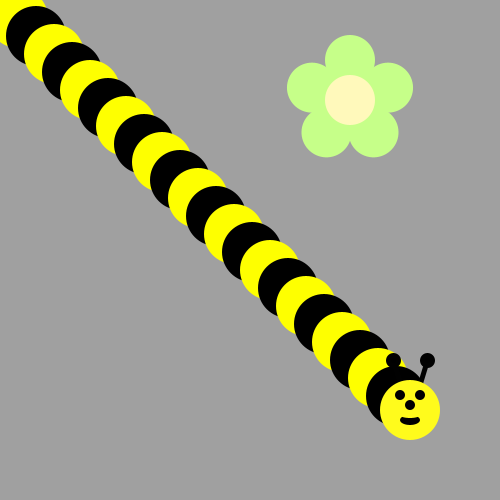
Frame 1 (no input)
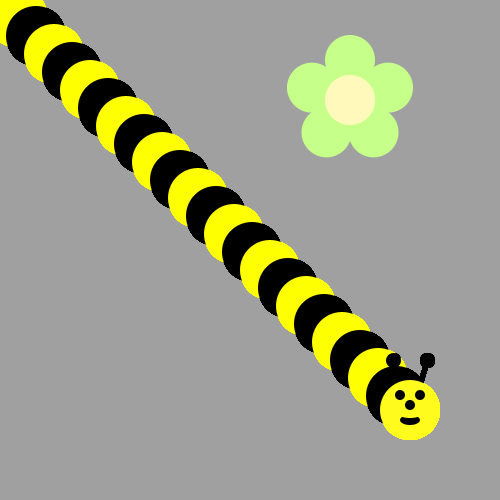
Frame 60 (the mouse pressed at the canvas centre just before this capture)
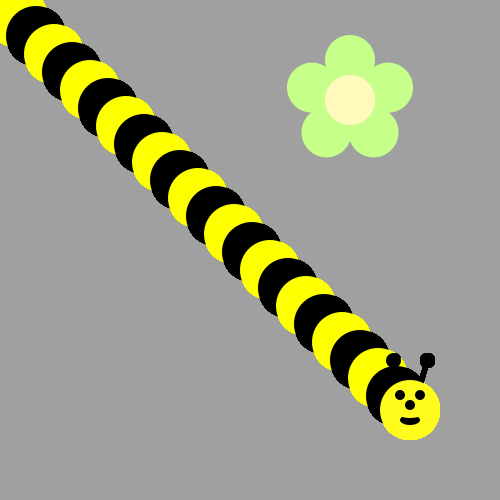
Frame 120 (the mouse held since frame 60 and released just before this capture)

The Processing sketch that drew these frames (run headless with seeded random() and noise(); from frame 60 on, the mouse is pressed at the canvas centre):

// Processing sketch: bumble_bee
// ── bumble_bee.pde

void setup() {
     ellipseMode(CENTER);
     size(500, 500);
     background(160, 160, 160);
     drawFlower(350, 100);
}

void draw() {
  
// First run the program and you should see a flower.  
  
  
/* Then, use a loop to make a body for the Bee! 
(see the image on the recipe, it's a diagonal line of circles)
Use modulo to make the colors alternate between yellow and black
*/
for(int i=0;i<23;i++){
    if(i % 2 == 0){
       fill(#000000);
       }
       else{
       fill(#FEFF00);
       }
    ellipse(i*18,i*18,60,60);
}



/*
Now put his head on using drawBeeFace(x,y)
*/
  drawBeeFace(410,410);
}

/**************   Use these methods but  DON'T CHANGE THE CODE BELOW  **************/

void drawFlower(int x, int y) {
     noStroke();
     translate(x, y);
     // draw 5 petals, rotating after each one
     fill(#c6ff89);      // green
      for (int i = 0; i < 5; i++) {
           ellipse(0, -40, 50, 50);
          rotate(radians(72));
     }
     fill(#fff9bb); // light yellow
     ellipse(0, 0, 50, 50);
} 
void drawBeeFace(int BeeFaceX, int BeeFaceY) {
     noStroke();
     fill(0, 0, 0);
     stroke(1);
     strokeWeight(5);
     line(BeeFaceX-10, BeeFaceY-27, BeeFaceX-17, BeeFaceY-50);
     line(BeeFaceX+10, BeeFaceY-27, BeeFaceX+17, BeeFaceY-50);
     ellipse(BeeFaceX-17, BeeFaceY-50, 10, 10);
     ellipse(BeeFaceX+17, BeeFaceY-50, 10, 10);
     noStroke();
     fill(255, 251, 28);
     ellipse(BeeFaceX, BeeFaceY, 60, 60); // face
     fill(255, 237, 209);
     fill(0,0,0);
      ellipse(BeeFaceX-10, BeeFaceY-15, 10, 10); // eyes
     ellipse(BeeFaceX+10, BeeFaceY-15, 10, 10);
      ellipse(BeeFaceX, BeeFaceY-5, 10, 10); // nose
      ellipse(BeeFaceX, BeeFaceY+10, 20, 10);// mouth
     fill(255, 251, 28);
     ellipse(BeeFaceX, BeeFaceY+5, 20, 6);
}
